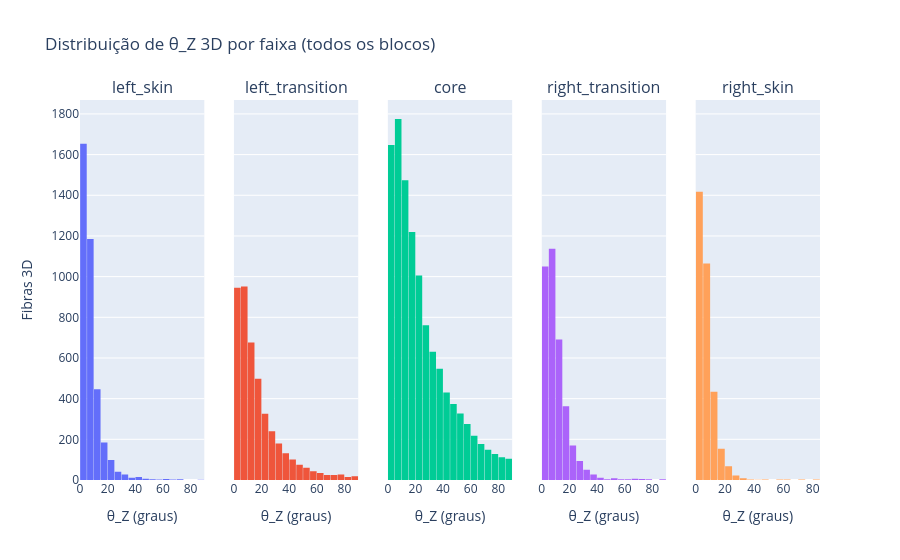
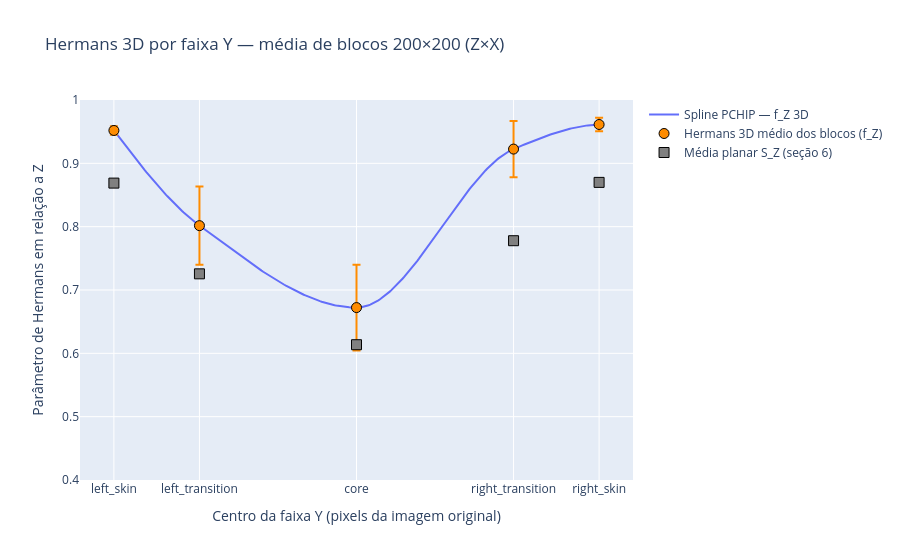

Write notebook code for charts like these, in order.
### Markdown cell above
### 7.3 Hermans 3D por faixa Y (média dos blocos)

A métrica de cada faixa é a média aritmética de $f_Z$ dos seus blocos (sem ponderar pelo número de fibras); as barras de erro são o desvio padrão entre blocos. Quando a seção 6 foi executada, o gráfico também mostra a média planar $S_Z$ — note que as escalas diferem ($S_Z$ planar: isotropia = 0, perpendicular = −1; $f_Z$ 3D: isotropia = 0, perpendicular = −0,5).

### Code cell
resultados_3d = (
    resultados_blocos_3d.groupby('regiao', sort=False)
    .agg(y_inicio=('y_inicio', 'first'), y_fim=('y_fim', 'first'),
         hermans_3d_z=('hermans_3d_z', 'mean'), desvio_padrao=('hermans_3d_z', 'std'),
         n_blocos=('hermans_3d_z', 'count'), n_fibras_total=('n_fibras', 'sum'))
    .reindex(y_intervals_3d)
    .reset_index()
)
display(resultados_3d)

fig = make_subplots(
    rows=1, cols=len(y_intervals_3d), subplot_titles=list(y_intervals_3d), shared_yaxes=True
)
for coluna, nome in enumerate(y_intervals_3d, start=1):
    fig.add_trace(
        go.Histogram(
            x=orientacoes_3d.loc[orientacoes_3d['regiao'] == nome, 'theta_z_graus'],
            xbins={'start': 0, 'end': 90, 'size': 5},
            name=nome,
            showlegend=False,
        ),
        row=1,
        col=coluna,
    )
    fig.update_xaxes(title_text='θ_Z (graus)', row=1, col=coluna)
fig.update_yaxes(title_text='Fibras 3D', row=1, col=1)
fig.update_layout(title='Distribuição de θ_Z 3D por faixa (todos os blocos)', bargap=0.05)
fig.show()

validos_3d = resultados_3d.dropna(subset=['hermans_3d_z'])
centros_3d = ((validos_3d['y_inicio'] + validos_3d['y_fim']) / 2).to_numpy()
fig = go.Figure()
if len(validos_3d) >= 2:
    spline_3d = PchipInterpolator(centros_3d, validos_3d['hermans_3d_z'].to_numpy())
    y_suave_3d = np.linspace(centros_3d[0], centros_3d[-1], 300)
    fig.add_trace(
        go.Scatter(
            x=y_suave_3d, y=spline_3d(y_suave_3d), mode='lines', name='Spline PCHIP — f_Z 3D'
        )
    )
fig.add_trace(
    go.Scatter(
        x=centros_3d,
        y=validos_3d['hermans_3d_z'],
        mode='markers',
        name='Hermans 3D médio dos blocos (f_Z)',
        text=validos_3d['regiao'],
        error_y={'type': 'data', 'array': validos_3d['desvio_padrao'].fillna(0), 'visible': True},
        marker={'size': 10, 'color': 'darkorange', 'line': {'color': 'black', 'width': 1}},
    )
)
if 'medias_faixas' in globals():
    centros_planar = np.array([(inicio + fim) / 2 for inicio, fim in y_intervals.values()])
    fig.add_trace(
        go.Scatter(
            x=centros_planar,
            y=medias_faixas['media_hermans_z'],
            mode='markers',
            name='Média planar S_Z (seção 6)',
            text=list(y_intervals),
            marker={'size': 10, 'symbol': 'square', 'color': 'gray', 'line': {'color': 'black', 'width': 1}},
        )
    )
fig.update_layout(
    title=(
        f'Hermans 3D por faixa Y — média de blocos '
        f'{tamanho_bloco["z"]}×{tamanho_bloco["x"]} (Z×X)'
    ),
    xaxis={
        'title': 'Centro da faixa Y (pixels da imagem original)',
        'tickmode': 'array',
        'tickvals': centros_3d,
        'ticktext': list(validos_3d['regiao']),
    },
    yaxis={'title': 'Parâmetro de Hermans em relação a Z', 'range': [0.4, 1]},
)
fig.show()

### Figure 1 — Plotly figure (JSON) as saved in the notebook; plotly's stock layout.template omitted (floating-point values rounded to 4 significant figures; data arrays with more than 128 entries replaced by an {"elided": "..."} marker saying what was removed)
{"data": [{"name": "left_skin", "showlegend": false, "type": "histogram", "x": {"elided": "3683 float values"}, "xaxis": "x", "xbins": {"end": 90, "size": 5, "start": 0}, "yaxis": "y"}, {"name": "left_transition", "showlegend": false, "type": "histogram", "x": {"elided": "4370 float values"}, "xaxis": "x2", "xbins": {"end": 90, "size": 5, "start": 0}, "yaxis": "y2"}, {"name": "core", "showlegend": false, "type": "histogram", "x": {"elided": "11354 float values"}, "xaxis": "x3", "xbins": {"end": 90, "size": 5, "start": 0}, "yaxis": "y3"}, {"name": "right_transition", "showlegend": false, "type": "histogram", "x": {"elided": "3633 float values"}, "xaxis": "x4", "xbins": {"end": 90, "size": 5, "start": 0}, "yaxis": "y4"}, {"name": "right_skin", "showlegend": false, "type": "histogram", "x": {"elided": "3182 float values"}, "xaxis": "x5", "xbins": {"end": 90, "size": 5, "start": 0}, "yaxis": "y5"}], "layout": {"annotations": [{"font": {"size": 16}, "showarrow": false, "text": "left_skin", "x": 0.084, "xanchor": "center", "xref": "paper", "y": 1, "yanchor": "bottom", "yref": "paper"}, {"font": {"size": 16}, "showarrow": false, "text": "left_transition", "x": 0.292, "xanchor": "center", "xref": "paper", "y": 1, "yanchor": "bottom", "yref": "paper"}, {"font": {"size": 16}, "showarrow": false, "text": "core", "x": 0.5, "xanchor": "center", "xref": "paper", "y": 1, "yanchor": "bottom", "yref": "paper"}, {"font": {"size": 16}, "showarrow": false, "text": "right_transition", "x": 0.708, "xanchor": "center", "xref": "paper", "y": 1, "yanchor": "bottom", "yref": "paper"}, {"font": {"size": 16}, "showarrow": false, "text": "right_skin", "x": 0.916, "xanchor": "center", "xref": "paper", "y": 1, "yanchor": "bottom", "yref": "paper"}], "bargap": 0.05, "title": {"text": "Distribuição de θ_Z 3D por faixa (todos os blocos)"}, "xaxis": {"anchor": "y", "domain": [0, 0.168], "title": {"text": "θ_Z (graus)"}}, "xaxis2": {"anchor": "y2", "domain": [0.208, 0.376], "title": {"text": "θ_Z (graus)"}}, "xaxis3": {"anchor": "y3", "domain": [0.416, 0.584], "title": {"text": "θ_Z (graus)"}}, "xaxis4": {"anchor": "y4", "domain": [0.624, 0.792], "title": {"text": "θ_Z (graus)"}}, "xaxis5": {"anchor": "y5", "domain": [0.832, 1], "title": {"text": "θ_Z (graus)"}}, "yaxis": {"anchor": "x", "domain": [0, 1], "title": {"text": "Fibras 3D"}}, "yaxis2": {"anchor": "x2", "domain": [0, 1], "matches": "y", "showticklabels": false}, "yaxis3": {"anchor": "x3", "domain": [0, 1], "matches": "y", "showticklabels": false}, "yaxis4": {"anchor": "x4", "domain": [0, 1], "matches": "y", "showticklabels": false}, "yaxis5": {"anchor": "x5", "domain": [0, 1], "matches": "y", "showticklabels": false}}}

### Figure 2 — Plotly figure (JSON) as saved in the notebook; plotly's stock layout.template omitted (floating-point values rounded to 4 significant figures; data arrays with more than 128 entries replaced by an {"elided": "..."} marker saying what was removed)
{"data": [{"mode": "lines", "name": "Spline PCHIP — f_Z 3D", "type": "scatter", "x": {"elided": "300 float values"}, "y": {"elided": "300 float values"}}, {"error_y": {"array": [0.006768, 0.06162, 0.06766, 0.04452, 0.01071], "type": "data", "visible": true}, "marker": {"color": "darkorange", "line": {"color": "black", "width": 1}, "size": 10}, "mode": "markers", "name": "Hermans 3D médio dos blocos (f_Z)", "text": ["left_skin", "left_transition", "core", "right_transition", "right_skin"], "type": "scatter", "x": [200.0, 300.5, 485.0, 669.5, 770.0], "y": [0.9519, 0.8016, 0.6722, 0.9225, 0.9613]}, {"marker": {"color": "gray", "line": {"color": "black", "width": 1}, "size": 10, "symbol": "square"}, "mode": "markers", "name": "Média planar S_Z (seção 6)", "text": ["left_skin", "left_transition", "core", "right_transition", "right_skin"], "type": "scatter", "x": [200.0, 300.5, 485.0, 669.5, 770.0], "y": [0.8688, 0.7255, 0.6136, 0.7778, 0.8699]}], "layout": {"title": {"text": "Hermans 3D por faixa Y — média de blocos 200×200 (Z×X)"}, "xaxis": {"tickmode": "array", "ticktext": ["left_skin", "left_transition", "core", "right_transition", "right_skin"], "tickvals": [200.0, 300.5, 485.0, 669.5, 770.0], "title": {"text": "Centro da faixa Y (pixels da imagem original)"}}, "yaxis": {"range": [0.4, 1], "title": {"text": "Parâmetro de Hermans em relação a Z"}}}}
